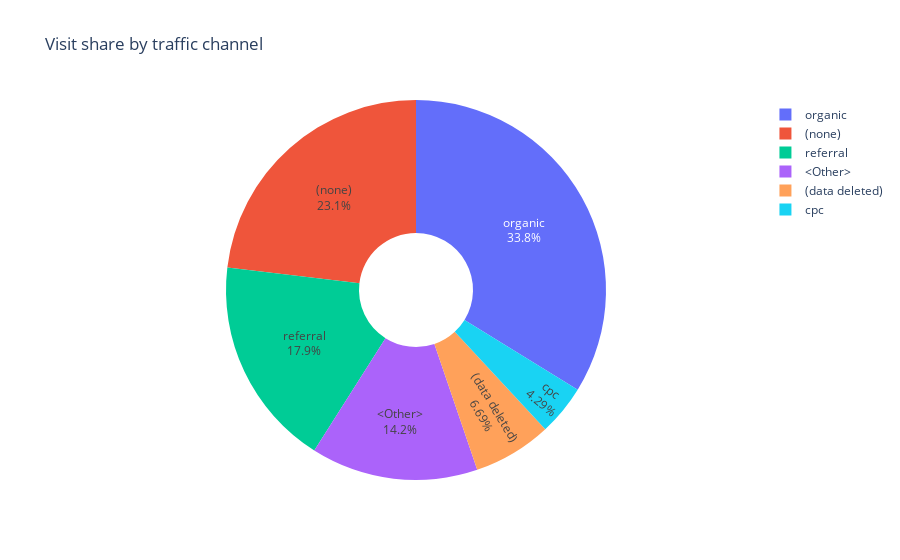

Write notebook code for a chart like this one.
### Markdown cell above
#### Pie chart (share of visits)

### Code cell
pie_fig = px.pie(
    channel_df,
    names="traffic_medium",
    values="visits",
    title="Visit share by traffic channel",
    hole=0.3
)
pie_fig.update_traces(textposition="inside", textinfo="percent+label")
pie_fig.show()

### Figure 1 — Plotly figure (JSON) as saved in the notebook; plotly's stock layout.template omitted (floating-point values rounded to 4 significant figures)
{"data": [{"domain": {"x": [0, 1], "y": [0, 1]}, "hole": 0.3, "hovertemplate": "traffic_medium=%{label}<br>visits=%{value}<extra></extra>", "labels": ["organic", "(none)", "referral", "<Other>", "(data deleted)", "cpc"], "legendgroup": "", "name": "", "showlegend": true, "textinfo": "percent+label", "textposition": "inside", "type": "pie", "values": [81709, 55867, 43270, 34368, 16163, 10375]}], "layout": {"legend": {"tracegroupgap": 0}, "title": {"text": "Visit share by traffic channel"}}}
